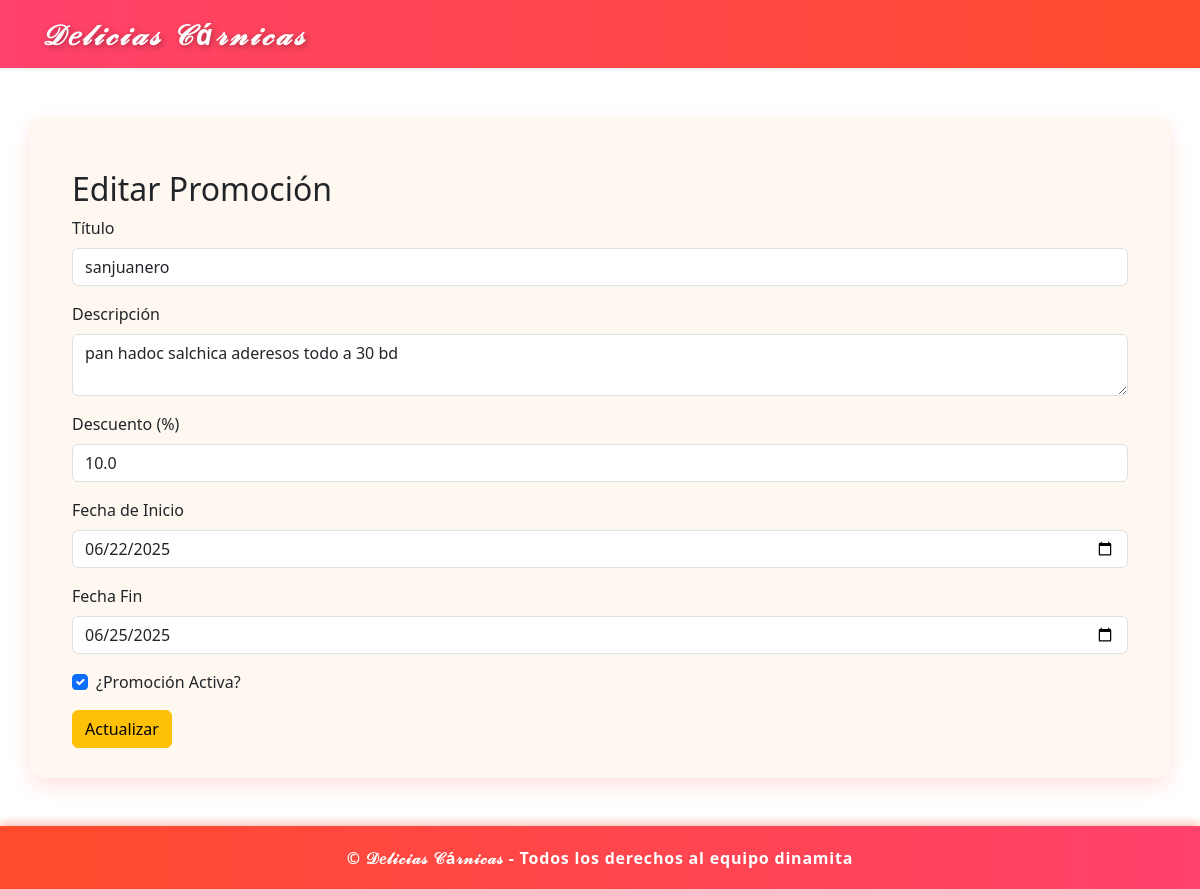
Page /admin/promociones/editar/1 (signed in) on the committed database.
### models/promocion_model.py (models this page shows)
class Promocion(db.Model):
    __tablename__ = 'promociones'
    __table_args__ = {'extend_existing': True}  # Esto permite redefinirla sin error
    id = db.Column(db.Integer, primary_key=True)
    nombre = db.Column(db.String(100), nullable=False)
    descripcion = db.Column(db.Text)
    descuento = db.Column(db.Float, nullable=False)  # porcentaje, ej. 15.0 para 15%
    fecha_inicio = db.Column(db.Date, nullable=False)
    fecha_fin = db.Column(db.Date, nullable=False)
    activa = db.Column(db.Boolean, nullable=False, default=True)  # <--- Aquí debe estar

### controllers/admin_controller.py (the view, shortened to what this page needs)
@admin_bp.route('/promociones/editar/<int:id>', methods=['GET', 'POST'])
@login_required
def editar_promocion(id):
    promocion = Promocion.query.get_or_404(id)
    return render_template('admin/editar_promociones.html', promocion=promocion)

### run.py (called while the page is built)
def create_app():
    app = Flask(__name__)
    app.config.from_object(Config)
    init_app(app)
    login_manager = LoginManager()
    login_manager.init_app(app)
    login_manager.login_view = 'auth.login'
    @login_manager.user_loader
    def load_user(user_id):
        return Usuario.query.get(int(user_id))
    app.register_blueprint(auth_bp, url_prefix='/auth')
    app.register_blueprint(admin_bp, url_prefix='/admin')
    app.register_blueprint(cliente_bp, url_prefix='/cliente')
    @app.route('/')
    def index():
        return render_template('index.html')
    return app

### templates/admin/editar_promociones.html (shortened to what this page needs)
{% extends 'admin/base_admin.html' %}
{% block content %}
<div class="container mt-4">
    <h2>Editar Promoción</h2>
    <form method="post" action="{{ url_for('admin.editar_promocion', id=promocion.id) }}">
        <div class="mb-3">
            <label class="form-label">Título</label>
            <input type="text" name="nombre" value="{{ promocion.nombre }}" class="form-control" required>
        </div>
        <div class="mb-3">
            <label class="form-label">Descripción</label>
            <textarea name="descripcion" class="form-control" required>{{ promocion.descripcion }}</textarea>
        </div>
        <div class="mb-3">
            <label class="form-label">Descuento (%)</label>
            <input type="number" name="descuento" value="{{ promocion.descuento }}" class="form-control" min="0" max="100" required>
        </div>
        <div class="mb-3">
            <label class="form-label">Fecha de Inicio</label>
            <input type="date" name="fecha_inicio" value="{{ promocion.fecha_inicio.strftime('%Y-%m-%d') }}" class="form-control" required>
        </div>
        <div class="mb-3">
            <label class="form-label">Fecha Fin</label>
            <input type="date" name="fecha_fin" value="{{ promocion.fecha_fin.strftime('%Y-%m-%d') }}" class="form-control" required>
        </div>
        <div class="form-check mb-3">
            <input type="checkbox" name="activa" class="form-check-input" id="activaCheckbox" {% if promocion.activa %}checked{% endif %}>
            <label class="form-check-label" for="activaCheckbox">¿Promoción Activa?</label>
        </div>
        <button type="submit" class="btn btn-warning">Actualizar</button>
    </form>
</div>
{% endblock %}

### rows in the picture
Promocion: nombre "sanjuanero", descripcion "pan hadoc salchica aderesos todo a 30 bd", descuento "10.0", fecha_inicio "06/22/2025", fecha_fin "06/25/2025", activa "☑"
